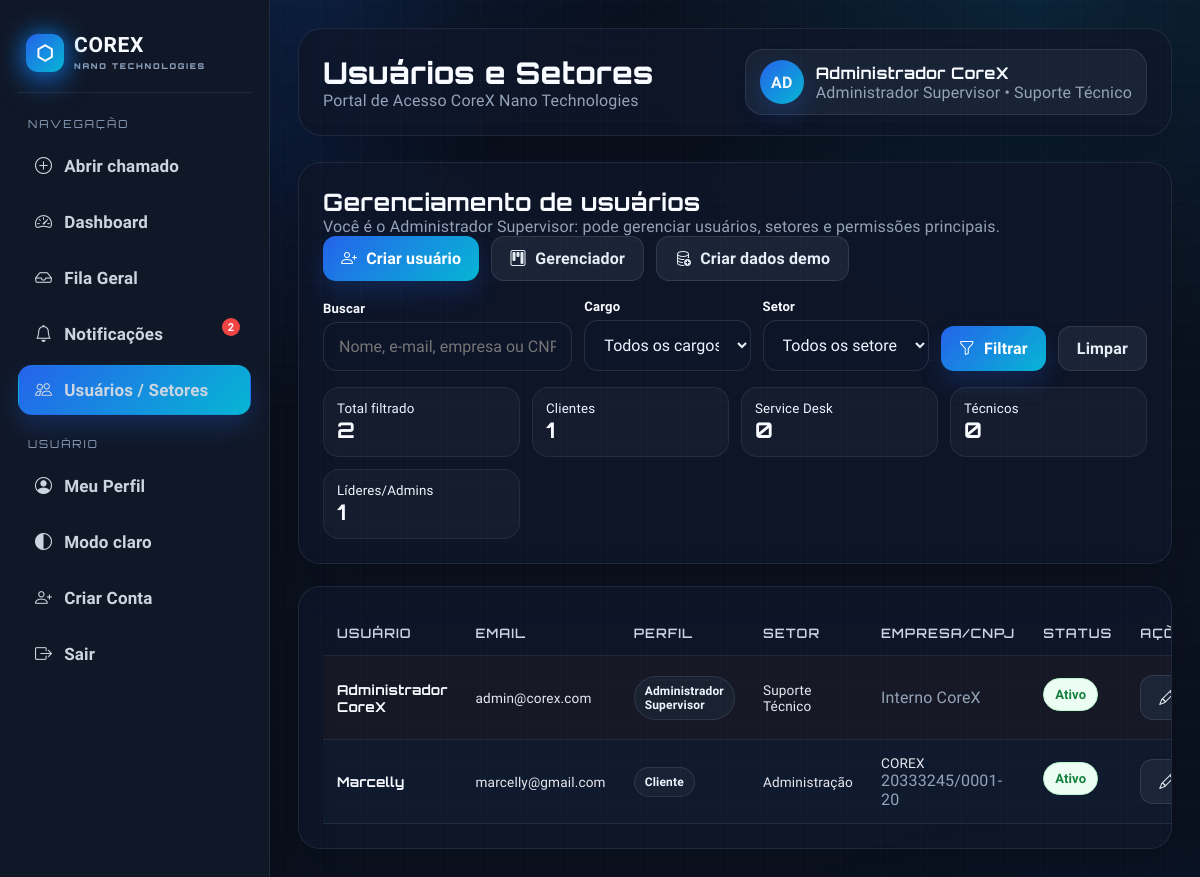
The app's page /usuarios (signed in) with its own data.
### gerenciador/models.py (models this page shows)
class Usuario(database.Model, UserMixin):
    id = database.Column(database.Integer, primary_key=True)
    username = database.Column(database.String, nullable=False)
    email = database.Column(database.String, unique=True, nullable=False)
    senha = database.Column(database.String, nullable=False)
    admin = database.Column(database.Boolean, default=False)
    cargo = database.Column(database.String, default="CLIENTE")
    setor = database.Column(database.String, default="Suporte Técnico")
    ativo = database.Column(database.Boolean, default=True)
    data_criacao = database.Column(database.DateTime, default=datetime.utcnow)
    foto_perfil = database.Column(database.String, nullable=True)
    tema_preferido = database.Column(database.String, default="escuro")
    empresa = database.Column(database.String, nullable=True)
    cnpj = database.Column(database.String, nullable=True)
    responsavel_empresa = database.Column(database.String, nullable=True)
    tarefas = database.relationship("Tarefa", foreign_keys="Tarefa.id_usuario", backref="usuario", lazy=True)
    chamados_abertos = database.relationship("Tarefa", foreign_keys="Tarefa.id_solicitante", backref="solicitante", lazy=True)

### gerenciador/routes.py (the view)
@app.route('/usuarios')
@login_required
def usuarios():
    if not pode_gerenciar_usuarios():
        abort(403)
    filtro_cargo = request.args.get("cargo") or "todos"
    filtro_setor = request.args.get("setor") or "todos"
    busca = (request.args.get("q") or "").strip()
    consulta = Usuario.query
    if is_adm_principal(current_user):
        pass
    else:
        consulta = consulta.filter(Usuario.setor == setor_usuario(current_user), Usuario.cargo.in_(["TECNICO_COREX", "CLIENTE"]))
    if filtro_cargo != "todos":
        consulta = consulta.filter(Usuario.cargo == filtro_cargo)
    if filtro_setor != "todos" and is_adm_principal(current_user):
        consulta = consulta.filter(Usuario.setor == normalizar_setor(filtro_setor))
    if busca:
        like = f"%{busca}%"
        consulta = consulta.filter(or_(Usuario.username.ilike(like), Usuario.email.ilike(like), Usuario.empresa.ilike(like), Usuario.cnpj.ilike(like)))
    lista_usuarios = consulta.order_by(Usuario.cargo.asc(), Usuario.setor.asc(), Usuario.username.asc()).all()
    return render_template(
        'usuarios.html',
        usuarios=lista_usuarios,
        adm_principal=is_adm_principal(current_user),
        filtro_cargo=filtro_cargo,
        filtro_setor=filtro_setor,
        busca=busca
    )

### gerenciador/models.py (called while the page is built)
def nome_cargo(cargo):
    mapa = dict(CARGOS_USUARIO)
    return mapa.get(cargo or "CLIENTE", "Cliente")

@login_manager.user_loader
def load_usuario(id_usuario):
    return Usuario.query.get(int(id_usuario))

### gerenciador/routes.py (called while the page is built, shortened)
def cargo_usuario(usuario):
    if not usuario or not getattr(usuario, "is_authenticated", False):
        return "CLIENTE"
    cargo = getattr(usuario, "cargo", None)
    if cargo in ["SUPER_ADMIN", "ADMIN_COREX", "ADMIN_SUPERVISOR"]:
        return "ADMIN_SUPERVISOR"
    if cargo in ["SERVICE_DESK", "LIDER", "TECNICO_COREX", "CLIENTE"]:
        return cargo
    return "ADMIN_SUPERVISOR" if getattr(usuario, "admin", False) else "CLIENTE"

def is_adm_principal(usuario):
    return bool(usuario.is_authenticated and cargo_usuario(usuario) == "ADMIN_SUPERVISOR")

def is_admin_corex(usuario):
    return bool(usuario.is_authenticated and cargo_usuario(usuario) in ["ADMIN_SUPERVISOR", "LIDER"])

def tem_dashboard(usuario):
    return bool(usuario.is_authenticated and cargo_usuario(usuario) in ["ADMIN_SUPERVISOR", "LIDER"])

def rotulo_fila_usuario(usuario):
    cargo = cargo_usuario(usuario)
    if cargo in ["ADMIN_SUPERVISOR", "SERVICE_DESK"]:
        return "Fila Geral"
    if cargo == "LIDER":
        return "Chamados do Setor"
    if cargo == "TECNICO_COREX":
        return "Meus Chamados"
    return "Meus Chamados"

def pode_gerenciar_usuarios():
    return is_admin_corex(current_user)

def rotulo_cargo(usuario):
    return nome_cargo(cargo_usuario(usuario))

@app.before_request
def garantir_banco_e_admin_padrao():
    global _admin_verificado
    if _admin_verificado:
        return

### gerenciador/templates/usuarios.html (shortened to what this page needs)
{% extends 'base.html' %}
{% block pagina_titulo %}Usuários e Setores{% endblock %}
{% block body %}
<div class="card">
    <h2>Gerenciamento de usuários</h2>
    <p class="muted">
        {% if adm_principal %}
        Você é o Administrador Supervisor: pode gerenciar usuários, setores e permissões principais.
        {% else %}
        Você é Líder: pode gerenciar Técnicos CoreX e Clientes/Colaboradores do seu setor.
        {% endif %}
    </p>
    <div class="grid-actions">
        <a class="btn-core" href="{{ url_for('criarconta') }}"><i class="bi bi-person-plus"></i> Criar usuário</a>
        <a class="btn-core btn-secondary" href="{{ url_for('gerenciador_interno') }}"><i class="bi bi-kanban"></i> Gerenciador</a>
        {% if adm_principal %}
        <a class="btn-core btn-secondary" href="{{ url_for('dados_demonstracao') }}"><i class="bi bi-database-add"></i> Criar dados demo</a>
        {% endif %}
    </div>
    <form method="GET" action="{{ url_for('usuarios') }}" class="user-filter-bar">
        <div>
            <label>Buscar</label>
            <input class="input" type="text" name="q" value="{{ busca or '' }}" placeholder="Nome, e-mail, empresa ou CNPJ">
        </div>
        <div>
            <label>Cargo</label>
            <select class="input" name="cargo">
                <option value="todos" {% if filtro_cargo == 'todos' %}selected{% endif %}>Todos os cargos</option>
            </select>
        </div>
        <div>
            <label>Setor</label>
            <select class="input" name="setor" {% if not adm_principal %}disabled{% endif %}>
                <option value="todos" {% if filtro_setor == 'todos' %}selected{% endif %}>Todos os setores</option>
            </select>
        </div>
        <div class="grid-actions">
            <button class="btn-core" type="submit"><i class="bi bi-funnel"></i> Filtrar</button>
            <a class="btn-core btn-secondary" href="{{ url_for('usuarios') }}">Limpar</a>
        </div>
    </form>
    <div class="user-summary">
        <div class="user-summary-card"><small>Total filtrado</small><strong>{{ usuarios|length }}</strong></div>
        <div class="user-summary-card"><small>Clientes</small><strong>{{ usuarios|selectattr('cargo','equalto','CLIENTE')|list|length }}</strong></div>
        <div class="user-summary-card"><small>Service Desk</small><strong>{{ usuarios|selectattr('cargo','equalto','SERVICE_DESK')|list|length }}</strong></div>
        <div class="user-summary-card"><small>Técnicos</small><strong>{{ usuarios|selectattr('cargo','equalto','TECNICO_COREX')|list|length }}</strong></div>
        <div class="user-summary-card"><small>Líderes/Admins</small><strong>{{ (usuarios|selectattr('cargo','equalto','LIDER')|list|length) + (usuarios|selectattr('cargo','equalto','ADMIN_SUPERVISOR')|list|length) }}</strong></div>
    </div>
</div>
<div class="card table-wrap">
    <table class="core-table">
        <thead>
            <tr>
                <th>Usuário</th>
                <th>Email</th>
                <th>Perfil</th>
                <th>Setor</th>
                <th>Empresa/CNPJ</th>
                <th>Status</th>
                <th>Ações</th>
            </tr>
        </thead>
        <tbody>
            {% for usuario in usuarios %}
            <tr class="{% if usuario.cargo == 'CLIENTE' %}user-row-client{% elif usuario.cargo == 'SERVICE_DESK' %}user-row-admin{% elif usuario.cargo == 'LIDER' %}user-row-leader{% elif usuario.cargo == 'ADMIN_SUPERVISOR' %}user-row-admin{% else %}user-row-tech{% endif %}">
                <td><strong>{{ usuario.username }}</strong></td>
                <td>{{ usuario.email }}</td>
                <td><span class="pill">{{ rotulo_cargo(usuario) }}</span></td>
                <td>{{ usuario.setor or 'Geral' }}</td>
                <td>
                    {% if usuario.cargo == 'CLIENTE' %}
                    {{ usuario.empresa or 'Empresa não informada' }}<br><small class="muted">{{ usuario.cnpj or 'CNPJ não informado' }}</small>
                    {% else %}
                    <span class="muted">Interno CoreX</span>
                    {% endif %}
                </td>
                <td>{% if usuario.ativo %}<span class="status ok">Ativo</span>{% else %}<span class="status pending">Inativo</span>{% endif %}</td>
                <td><a class="btn-core btn-secondary" href="{{ url_for('editar_usuario', id_usuario=usuario.id) }}"><i class="bi bi-pencil"></i> Editar</a></td>
            </tr>
            {% else %}
            <tr><td colspan="7" class="empty-state">Nenhum usuário encontrado com esses filtros.</td></tr>
            {% endfor %}
        </tbody>
    </table>
</div>
{% endblock %}

### gerenciador/templates/base.html (shortened to what this page needs)
<!DOCTYPE html>
<html lang="pt-br">
<head>
    <link href="https://cdn.jsdelivr.net/npm/bootstrap-icons@1.11.0/font/bootstrap-icons.css" rel="stylesheet">
    <link rel="stylesheet" href="{{ url_for('static', filename='css/corex_theme.css') }}">
</head>
<body class="{% if current_user.is_authenticated and current_user.tema_preferido == 'claro' %}theme-light{% endif %}">
{% if current_user.is_authenticated %}
<div class="layout">
    <aside class="sidebar">
        <a class="logo-core brand-panel" href="{{ url_for('gerenciador_interno') if tem_dashboard(current_user) else url_for('feed') }}">
            <span class="logo-icon-panel">⬡</span>
            <span class="logo-word">COREX <small>NANO TECHNOLOGIES</small></span>
        </a>
        <div class="menu-section">
            <p class="menu-label">Navegação</p>
                    <a class="menu-link {% if request.endpoint == 'abrir_chamado' %}active{% endif %}" href="{{ url_for('abrir_chamado') }}">
                        <i class="bi bi-plus-circle"></i>
                        <span>Abrir chamado</span>
                    </a>
{% if tem_dashboard(current_user) %}
            <a class="menu-link {% if request.endpoint == 'gerenciador_interno' %}active{% endif %}" href="{{ url_for('gerenciador_interno') }}"><i class="bi bi-speedometer2"></i> Dashboard</a>
            {% endif %}
            <a class="menu-link {% if request.endpoint in ['feed', 'detalhe_tarefa'] %}active{% endif %}" href="{{ url_for('feed') }}"><i class="bi bi-inbox"></i> {{ rotulo_fila_usuario(current_user) }}</a>
            <a class="menu-link notification-link {% if request.endpoint == 'notificacoes' %}active{% endif %}" href="{{ url_for('notificacoes') }}">
                <i class="bi bi-bell"></i> Notificações
                <span id="contador-notificacoes"
                      class="notification-badge"
                      {% if not notificacoes_nao_lidas %}style="display:none;"{% endif %}>
                    {{ notificacoes_nao_lidas }}
                </span>
            </a>
            {% if is_admin_corex(current_user) %}
            <a class="menu-link {% if request.endpoint in ['usuarios','editar_usuario','criarconta'] %}active{% endif %}" href="{{ url_for('usuarios') }}"><i class="bi bi-people"></i> Usuários / Setores</a>
            {% endif %}
        </div>
        <div class="menu-section">
            <p class="menu-label">Usuário</p>
            <a class="menu-link {% if request.endpoint == 'perfil' %}active{% endif %}" href="{{ url_for('perfil', id_usuario=current_user.id) }}"><i class="bi bi-person-circle"></i> Meu Perfil</a>
            <a class="menu-link" href="{{ url_for('alternar_tema') }}"><i class="bi bi-circle-half"></i> {% if current_user.tema_preferido == 'claro' %}Modo escuro{% else %}Modo claro{% endif %}</a>
            {% if is_admin_corex(current_user) %}
            <a class="menu-link" href="{{ url_for('criarconta') }}"><i class="bi bi-person-plus"></i> Criar Conta</a>
            {% endif %}
            <a class="menu-link" href="{{ url_for('logout') }}"><i class="bi bi-box-arrow-right"></i> Sair</a>
        </div>
    </aside>
    <main class="main">
        <div class="topbar">
            <div>
                <h1 class="page-title">{% block pagina_titulo %}Dashboard Core-X{% endblock %}</h1>
                <div class="muted">Portal de Acesso CoreX Nano Technologies</div>
            </div>
            <div class="user-pill">
                <div class="avatar">{% if current_user.foto_perfil %}<img src="{{ url_for('static', filename='fotos_posts/' + current_user.foto_perfil) }}" alt="Foto de perfil">{% else %}{{ current_user.username[:2].upper() }}{% endif %}</div>
                <div>
                    <strong>{{ current_user.username }}</strong><br>
                    <small class="muted">{{ rotulo_cargo(current_user) }} • {{ current_user.setor or 'Geral' }}</small>
                </div>
            </div>
        </div>
        {% block body %}{% endblock %}
    </main>
</div>
{% else %}
    {% block authbody %}{% endblock %}
{% endif %}
</body>
</html>

### gerenciador/static/css/corex_theme.css (style rules this page uses)
:root { --blue: #0d6efd; --blue-bright: #3d8bfd; --blue-dim: #0a4fcf; --black: #0a0a0f; --black-2: #111118; --surface: #16161f; --surface-2: #1e1e2a; --surface-3: #25253a; --border: rgba(255,255,255,0.07); --border-blue: rgba(13,110,253,0.3); --text: #e8e8f0; --text-muted: #7a7a9a; --text-dim: #4a4a6a; --success: #22c55e; --warning: #f59e0b; --danger: #ef4444; --critical: #a855f7; }
* { margin: 0; padding: 0; box-sizing: border-box; }
body { font-family: 'DM Sans', sans-serif; background: var(--black); color: var(--text); min-height: 100vh; overflow-x: hidden; }
body::before { content: ''; position: fixed; inset: 0; background: radial-gradient(ellipse 80% 60% at 10% -10%, rgba(13,110,253,0.12) 0%, transparent 60%), radial-gradient(ellipse 60% 40% at 90% 110%, rgba(13,110,253,0.08) 0%, transparent 50%); pointer-events: none; z-index: 0; }
body::after { content: ''; position: fixed; inset: 0; background-image: linear-gradient(rgba(255,255,255,0.015) 1px, transparent 1px), linear-gradient(90deg, rgba(255,255,255,0.015) 1px, transparent 1px); background-size: 40px 40px; pointer-events: none; z-index: 0; }
.table-wrap { overflow-x: auto; }
table { width: 100%; border-collapse: collapse; }
thead th { padding: 0.9rem 1.2rem; font-size: 0.72rem; font-weight: 600; text-transform: uppercase; letter-spacing: 0.1em; color: var(--text-dim); border-bottom: 1px solid var(--border); text-align: left; white-space: nowrap; }
tbody tr { border-bottom: 1px solid var(--border); transition: 0.15s; }
tbody tr:last-child { border-bottom: none; }
tbody td { padding: 1rem 1.2rem; font-size: 0.85rem; color: var(--text); vertical-align: middle; }
.notification-link { position:relative; }
.notification-badge { position:absolute;right:10px;top:8px;background:#ef4444;color:#fff;border-radius:999px;font-size:11px;min-width:18px;height:18px;display:inline-flex;align-items:center;justify-content:center;font-weight:900; }
.notification-badge { animation:corexPulse 1.6s infinite; }

### gerenciador/templates/usuarios.html (style rules this page uses)
.user-filter-bar { display:grid;grid-template-columns:1.5fr 1fr 1fr auto;gap:12px;align-items:end;margin-top:18px }
.user-filter-bar label { font-size:.82rem;color:var(--muted);display:block;margin-bottom:6px }
.user-summary { display:grid;grid-template-columns:repeat(4,minmax(140px,1fr));gap:12px;margin-top:16px }
.user-summary-card { border:1px solid var(--border);background:rgba(255,255,255,.035);border-radius:16px;padding:13px }
.user-summary-card small { color:var(--muted);display:block }
.user-summary-card strong { font-size:1.35rem }
.user-row-client { background:rgba(56,189,248,.035) }
.user-row-admin { background:rgba(245,158,11,.035) }

### records on screen
Usuario: cargo "Fila Geral", username "AD", username "Administrador CoreX", cargo "Administrador Supervisor", setor "Suporte Técnico", email "admin@corex.com", shows "Interno CoreX", ativo "Ativo"
Usuario: username "Marcelly", email "marcelly@gmail.com", cargo "Cliente", setor "Administração", empresa "COREX", cnpj "20333245/0001-20", ativo "Ativo"

### other values on screen
{{ notificacoes_nao_lidas }} "2"
{{ usuarios|length }} "2"
{{ usuarios|selectattr('cargo','equalto','CLIENTE')|list|length }} "1"
{{ usuarios|selectattr('cargo','equalto','SERVICE_DESK')|list|length }} "0"
{{ usuarios|selectattr('cargo','equalto','TECNICO_COREX')|list|length }} "0"
